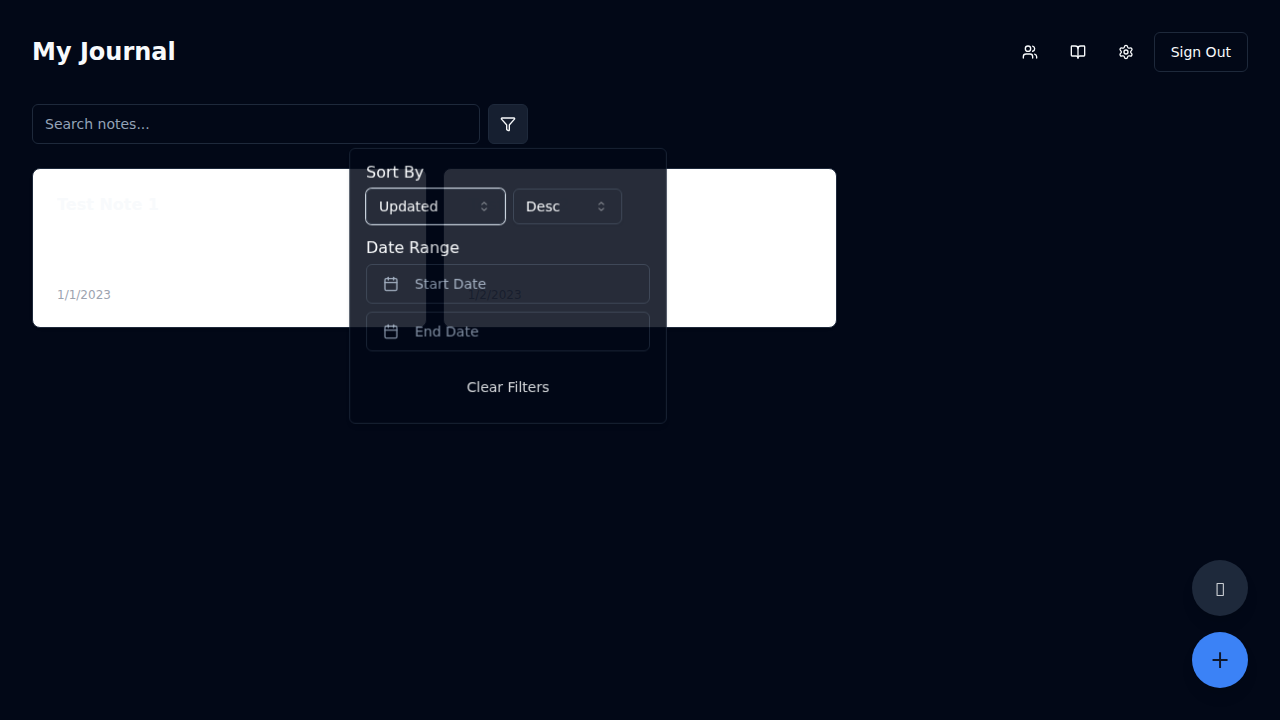
#> input picture verification/advanced_search.png, 1280 x 720 px
$ python -i generate_icons_ai.py   (imports and definitions only)
#> lines starting #> are read from the running program, lines starting #| are printed output that depends on the picture
import os
import sys
from google import genai
from PIL import Image
import io

OUTPUT_DIR = "web/public"

def ensure_dir(directory):
    if not os.path.exists(directory):
        os.makedirs(directory)

# [40 lines left out: function generate_icon, not called in this run]

def process_icons(source_path):
#> called with source_path = '../verification/advanced_search.png'
    if not source_path:
        print("No source image to process.")
        return

    print("Processing icons...")
    try:
        img = Image.open(source_path)
#> img is the input picture: PIL image 1280x720 RGB; mean R, G, B 26.2, 31.8, 45.7

        # Ensure high quality resampling
        resample = Image.Resampling.LANCZOS

        # PWA Icons
        img.resize((192, 192), resample).save(os.path.join(OUTPUT_DIR, "pwa-192x192.png"))
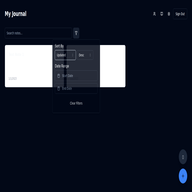
#> saved as pwa-192x192.png: PIL image 192x192 RGB; mean R, G, B 26.2, 31.8, 45.7
        print("Generated pwa-192x192.png")

        img.resize((512, 512), resample).save(os.path.join(OUTPUT_DIR, "pwa-512x512.png"))
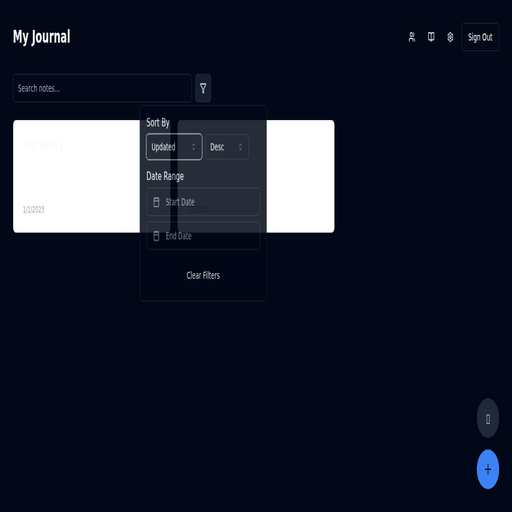
#> saved as pwa-512x512.png: PIL image 512x512 RGB; mean R, G, B 26.2, 31.8, 45.7
        print("Generated pwa-512x512.png")

        # Apple Touch Icon
        img.resize((180, 180), resample).save(os.path.join(OUTPUT_DIR, "apple-touch-icon.png"))
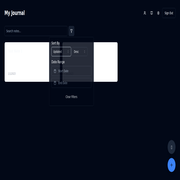
#> saved as apple-touch-icon.png: PIL image 180x180 RGB; mean R, G, B 26.1, 31.8, 45.6
        print("Generated apple-touch-icon.png")

        # OAuth Icon (Used for consent screens, needs to be large)
        # If the generated image is smaller than 1024, resizing up might be blurry, but Gemini usually gives high res.
        # If it's already large or we are downscaling, it's fine.
        img.resize((1024, 1024), resample).save(os.path.join(OUTPUT_DIR, "oauth-icon.png"))
        print("Generated oauth-icon.png")

        # Favicon
        # .ico format can hold multiple sizes
        img.save(os.path.join(OUTPUT_DIR, "favicon.ico"), format='ICO', sizes=[(16, 16), (32, 32), (48, 48), (64, 64)])
        print("Generated favicon.ico")

    except Exception as e:
        print(f"Error processing icons: {e}")

# [15 lines not run here, left out]

>>> result = process_icons('../verification/advanced_search.png')

$ run again, on verification/connections_verification.png
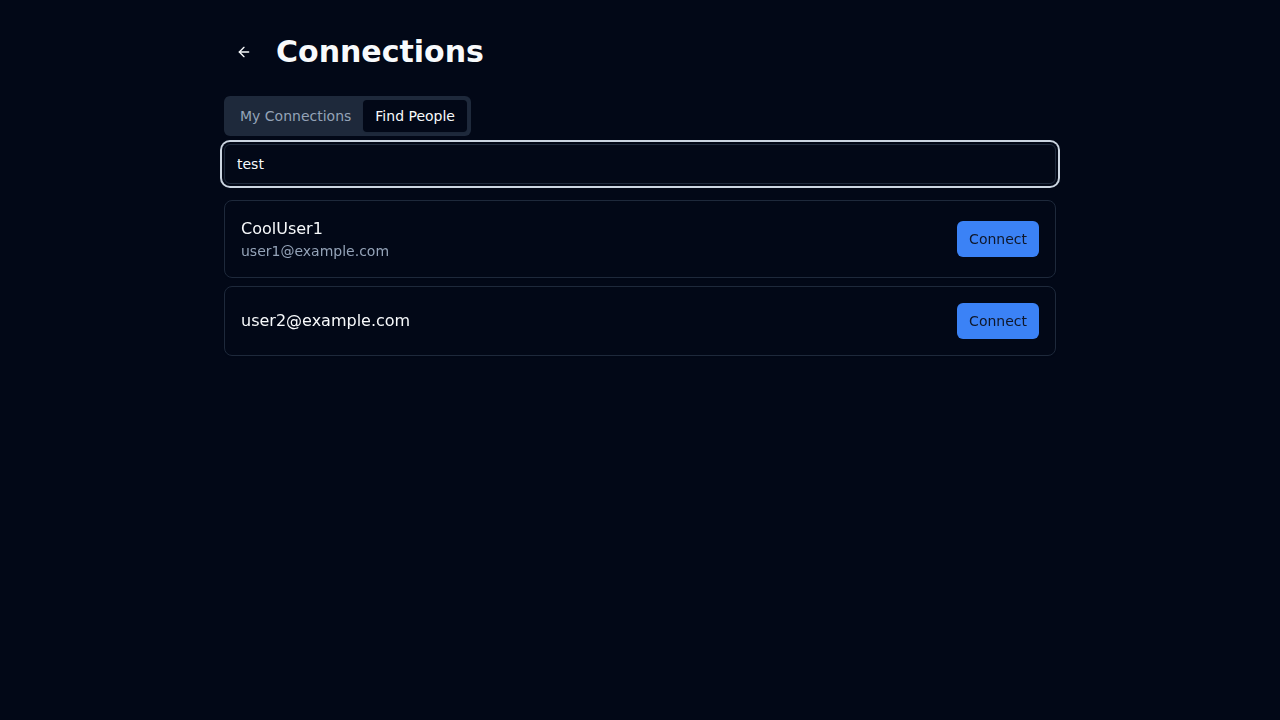
#> input picture verification/connections_verification.png, 1280 x 720 px
#> in process_icons, img is the input picture: PIL image 1280x720 RGB; mean R, G, B 4.5, 10.9, 26.5
#> in process_icons, `img.resize((512, 512), resample).save(os.path.join(OUTPUT_DIR, "pwa-51..`:
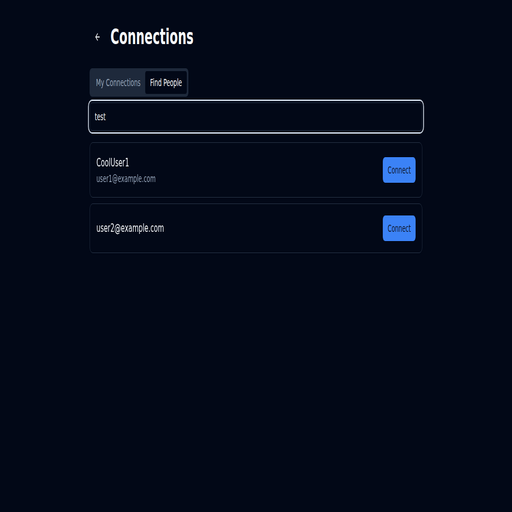
#> saved as pwa-512x512.png: PIL image 512x512 RGB; mean R, G, B 4.5, 11, 26.5
#> in process_icons, `img.resize((180, 180), resample).save(os.path.join(OUTPUT_DIR, "apple-..`:
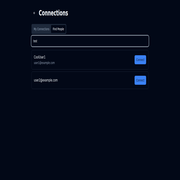
#> saved as apple-touch-icon.png: PIL image 180x180 RGB; mean R, G, B 4.6, 10.9, 26.5

$ run again, on verification/dark_mode_filter.png
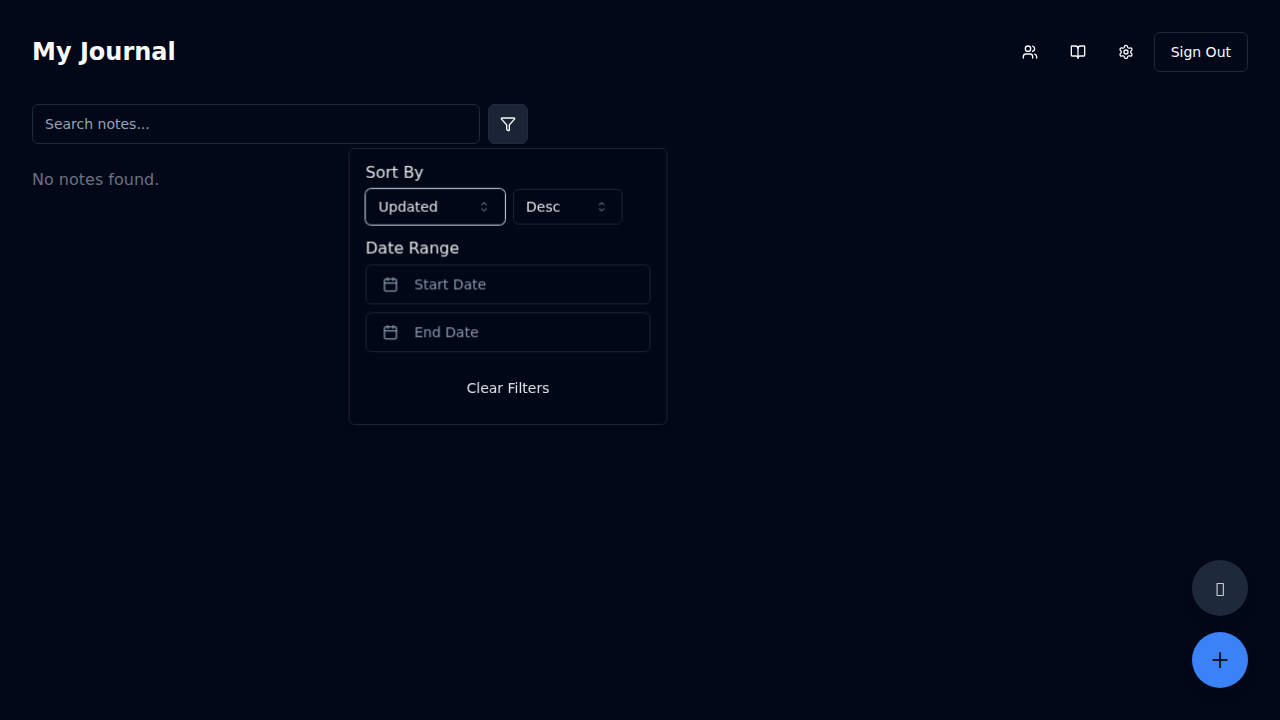
#> input picture verification/dark_mode_filter.png, 1280 x 720 px
#> in process_icons, img is the input picture: PIL image 1280x720 RGB; mean R, G, B 3.3, 9.5, 24.7
#> in process_icons, `img.resize((512, 512), resample).save(os.path.join(OUTPUT_DIR, "pwa-51..`:
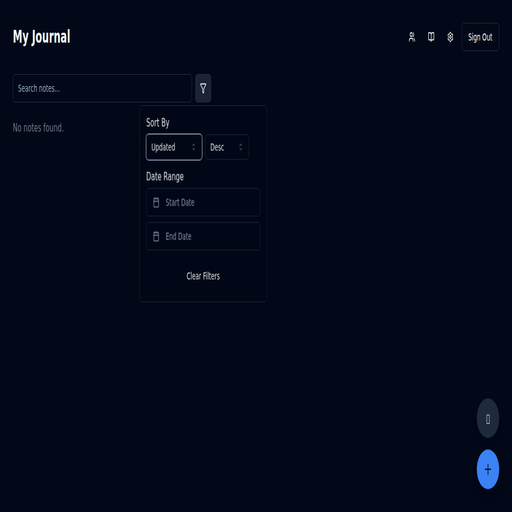
#> saved as pwa-512x512.png: PIL image 512x512 RGB; mean R, G, B 3.3, 9.5, 24.7
#> in process_icons, `img.resize((180, 180), resample).save(os.path.join(OUTPUT_DIR, "apple-..`:
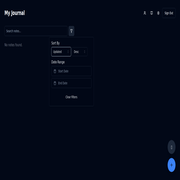
#> saved as apple-touch-icon.png: PIL image 180x180 RGB; mean R, G, B 3.3, 9.5, 24.7

$ run again, on verification/dashboard_ai_dialog.png
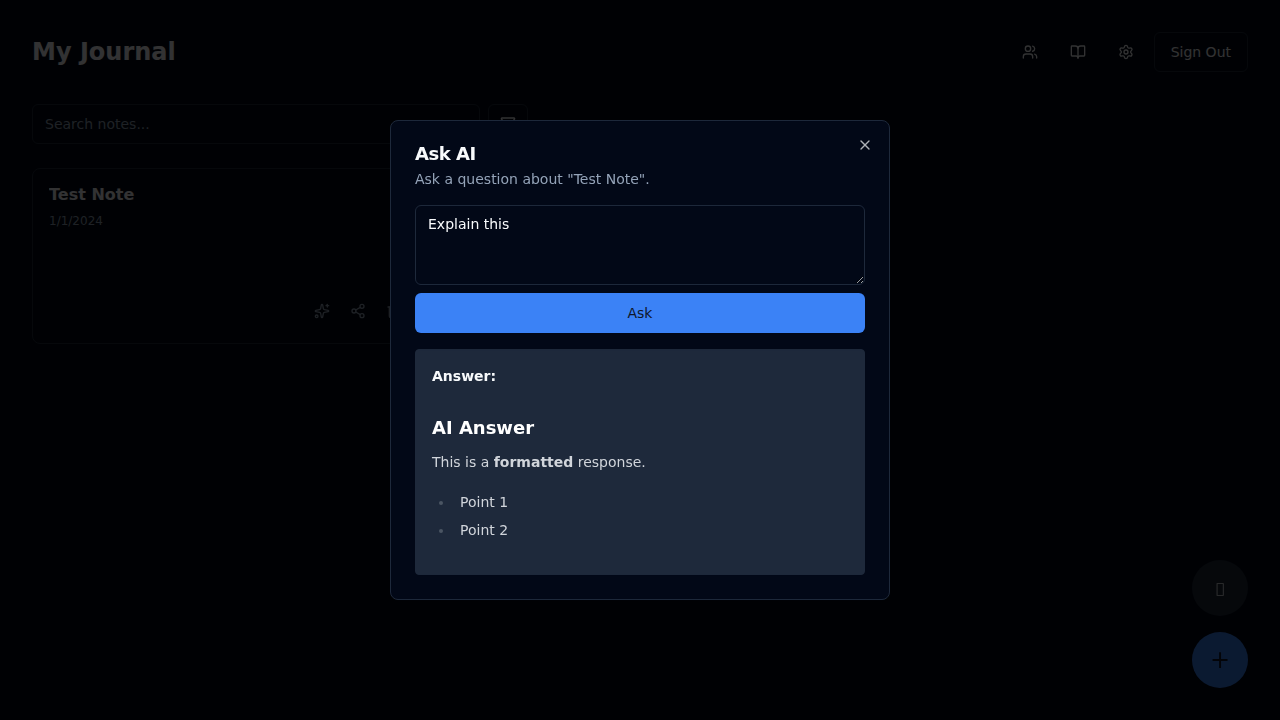
#> input picture verification/dashboard_ai_dialog.png, 1280 x 720 px
#> in process_icons, img is the input picture: PIL image 1280x720 RGB; mean R, G, B 5.7, 9.8, 18.3
#> in process_icons, `img.resize((512, 512), resample).save(os.path.join(OUTPUT_DIR, "pwa-51..`:
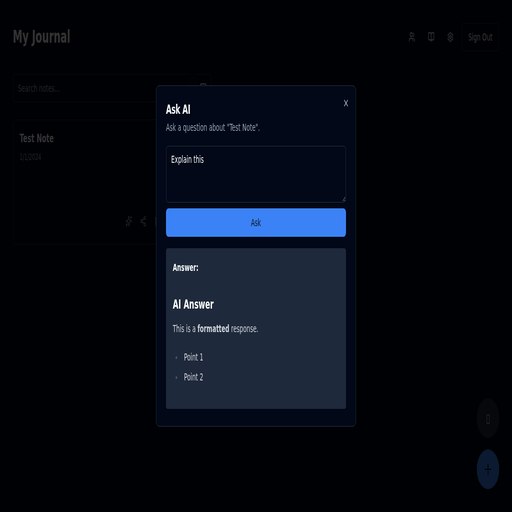
#> saved as pwa-512x512.png: PIL image 512x512 RGB; mean R, G, B 5.7, 9.8, 18.3
#> in process_icons, `img.resize((180, 180), resample).save(os.path.join(OUTPUT_DIR, "apple-..`:
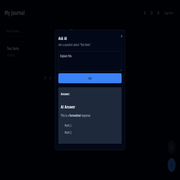
#> saved as apple-touch-icon.png: PIL image 180x180 RGB; mean R, G, B 5.7, 9.8, 18.3
